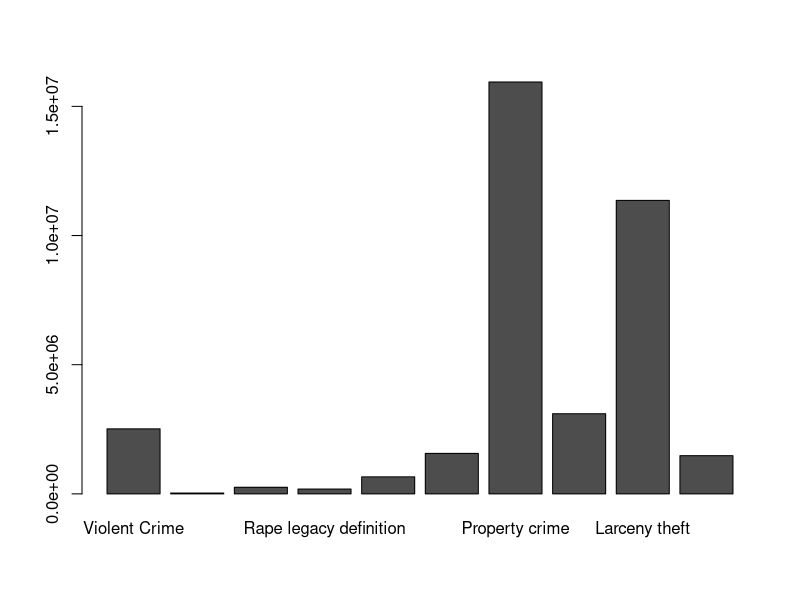
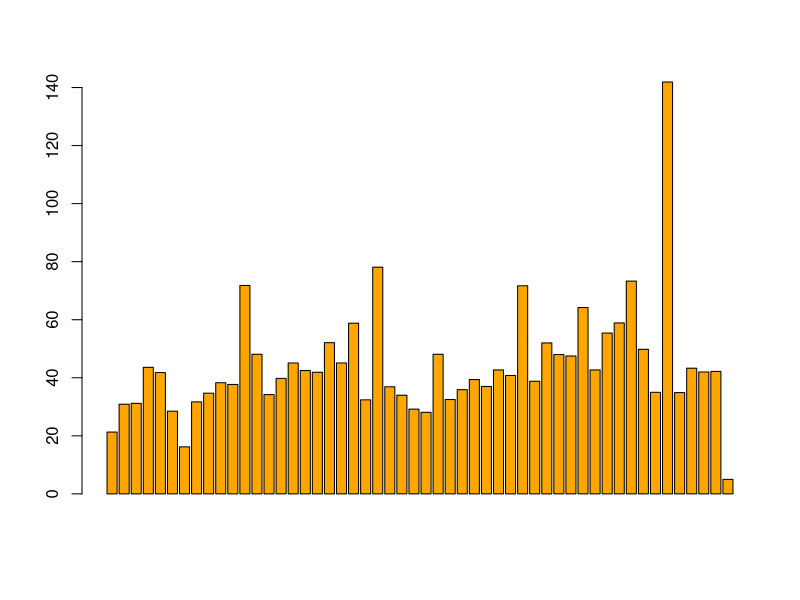
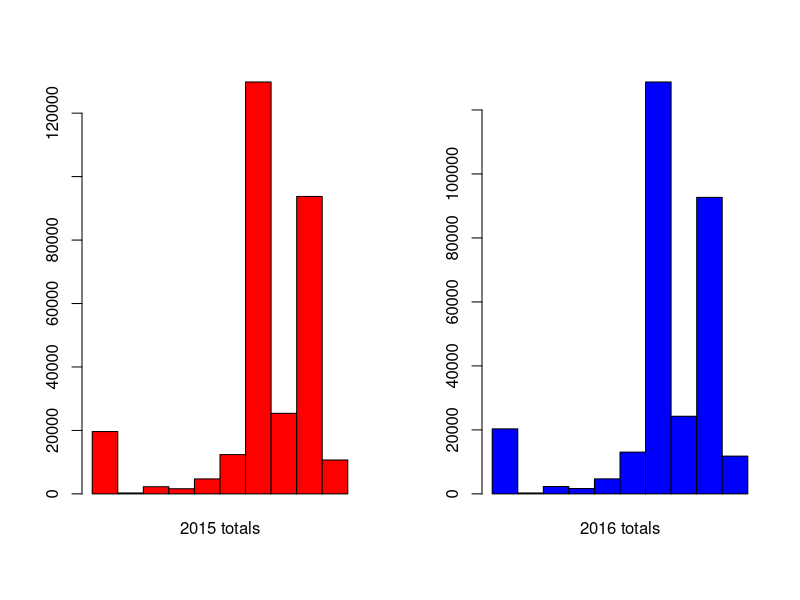
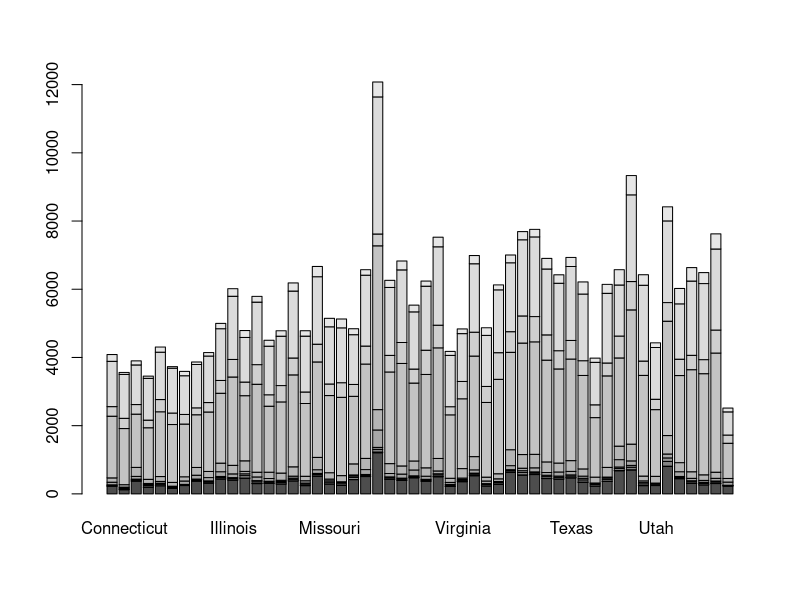
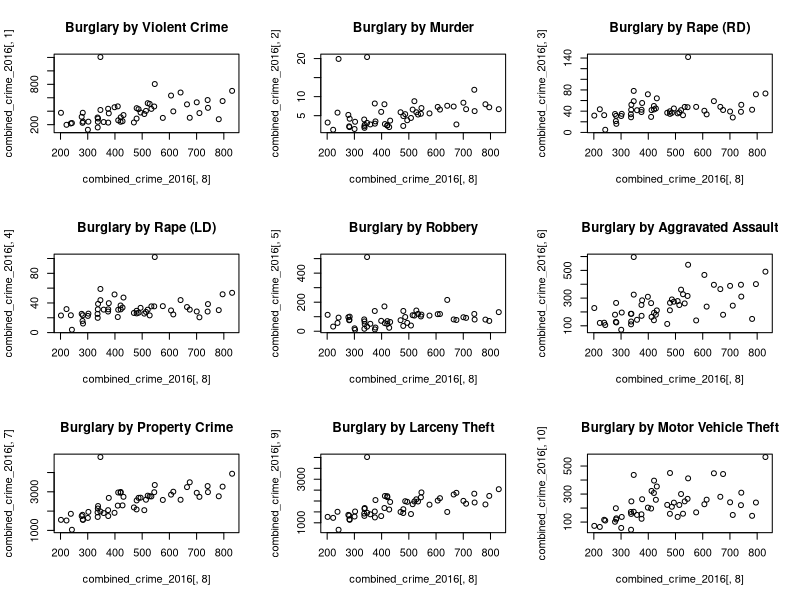
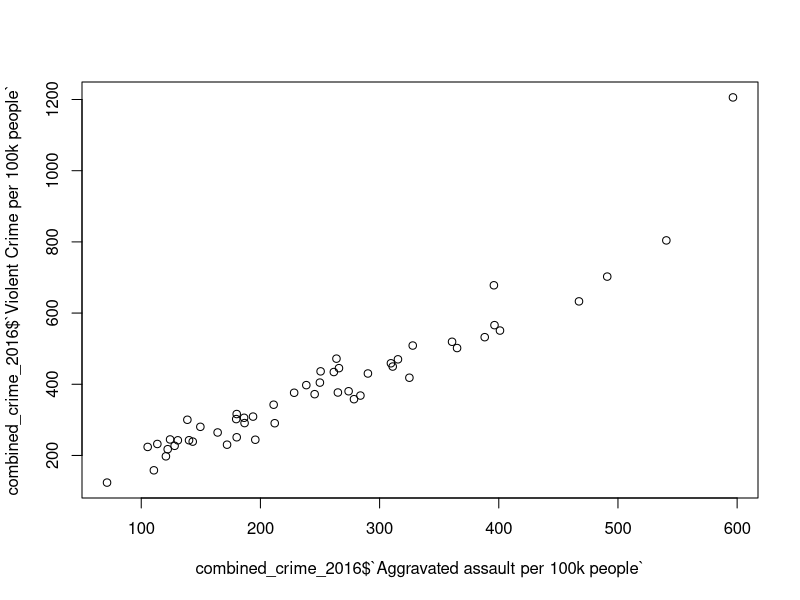

R code for these plots, in order:
## ---- chunk 1
knitr::opts_chunk$set(echo = TRUE)
## ---- chunk 2
#This is all the code we need to set up all our data
#Read in csv file
crime <- read.csv("table-2.csv")
#Remove useless row on bottom
crime <- crime[-c(133),]
#Rename columns appropriately
names(crime) <- c("Region", "Year", "Population", "Violent Crime", "Violent Crime per 100k people", "Murder and nonnegligent manslaughter", "Murder and nonnegligent manslaughter per 100k people", "Rape revised definition", "Rape revised definition per 100k people", "Rape legacy definition", "Rape legacy definition per 100k people", "Robbery", "Robbery per 100k people", "Aggravated assault", "Aggravated assault per 100k people", "Property crime", "Property crime per 100k people", "Burglary", "Burglary per 100k people", "Larceny theft", "Larceny theft per 100k people", "Motor vehicle theft", "Motor vehicle theft per 100k people")
#Copy the row names so they each match for years 2015 and 2016
crime[seq(2,132,2),]$Region <- crime[seq(1,131,2),]$Region

#This next block of code cerates 10 sub-sets of the main data frame in order to make it easier to view certain parts at a time
#Creates a data frame with only the 2015 crime data
crime_2015 <- crime[seq(1,131,2),]
#Creates a data frame with only the 2016 crime data
crime_2016 <- crime[seq(2,132,2),]
#Creates a data fram with only the states crime data (Plus Puerto Rico and D.C.)
crime_states <- crime[-c(1,2,3,4,5,6,19,20,27,28,29,30,41,42,57,58,59,60,79,80,89,90,99,100,101,102,119,120),]
#Creates a data fram with only the larger regions crime data
crime_regions <- crime[c(1,2,3,4,5,6,19,20,27,28,29,30,41,42,57,58,59,60,79,80,89,90,99,100,101,102,119,120),]
#Creates separate data frames for the two years for both the states data frame and the regions one
crime_states_2015 <- crime_states[seq(1,103,2),]
crime_states_2016 <- crime_states[seq(2,104,2),]
crime_regions_2015 <- crime_regions[seq(1,27,2),]
crime_regions_2016 <- crime_regions[seq(2,28,2),]
#Creates a data frame called combined_crime_2015 that lists the 10 different crime rates for each state in 2015
combined_crime_2015 <- crime_states_2015[,-c(2,3,4,6,8,10,12,14,16,18,20,22)]
rownames(combined_crime_2015) <- combined_crime_2015$Region
combined_crime_2015 <- combined_crime_2015[,2:11]
#Creates a data frame called combined_crime_2016 that lists the 10 different crime rates for each state in 2016
combined_crime_2016 <- crime_states_2016[,-c(2,3,4,6,8,10,12,14,16,18,20,22)]
rownames(combined_crime_2016) <- combined_crime_2016$Region
combined_crime_2016 <- combined_crime_2016[,2:11]
## ---- chunk 3
#Bar graph comparing the different types of crime by how many times each has been committed
#GRAPH 1
barplot(t(c(crime[1,seq(4,23,2)]+crime[2,seq(4,23,2)])))
## ---- chunk 4
#Plot for Alaska having the highest rape rate by a lot compared to other states
#GRAPH 2
barplot(crime_states_2016$`Rape revised definition per 100k people`, col="orange")
## ---- chunk 5
#Process of creating the data frame to be used to compare the two years
#First part for 2015
crime_total_2015 <- rbind(combined_crime_2015, c(sum(combined_crime_2015$`Violent Crime per 100k people`), sum(combined_crime_2015$`Murder and nonnegligent manslaughter per 100k people`), sum(combined_crime_2015$`Rape revised definition per 100k people`), sum(combined_crime_2015$`Rape legacy definition per 100k people`), sum(combined_crime_2015$`Robbery per 100k people`), sum(combined_crime_2015$`Aggravated assault per 100k people`), sum(combined_crime_2015$`Property crime per 100k people`), sum(combined_crime_2015$`Burglary per 100k people`), sum(combined_crime_2015$`Larceny theft per 100k people`), sum(combined_crime_2015$`Motor vehicle theft per 100k people`)))
rownames(crime_total_2015)[53] <- "2015 totals"
crime_total_2015<- crime_total_2015[53,1:10]
#Second part for 2016
crime_total_2016 <- rbind(combined_crime_2016, c(sum(combined_crime_2016$`Violent Crime per 100k people`), sum(combined_crime_2016$`Murder and nonnegligent manslaughter per 100k people`), sum(combined_crime_2016$`Rape revised definition per 100k people`), sum(combined_crime_2016$`Rape legacy definition per 100k people`), sum(combined_crime_2016$`Robbery per 100k people`), sum(combined_crime_2016$`Aggravated assault per 100k people`), sum(combined_crime_2016$`Property crime per 100k people`), sum(combined_crime_2016$`Burglary per 100k people`), sum(combined_crime_2016$`Larceny theft per 100k people`), sum(combined_crime_2016$`Motor vehicle theft per 100k people`)))
rownames(crime_total_2016)[53] <- "2016 totals"
crime_total_2016 <- crime_total_2016[53,1:10]
#Putting the parts together
crime_total <- rbind(crime_total_2015, crime_total_2016)
#GRAPH 3 & 4 now the same because of par
par(mfrow=c(1,2))
barplot(t(crime_total[1,]), col="red", beside=TRUE)
barplot(t(crime_total[2,]), col="blue", beside=TRUE)
## ---- chunk 6
#Bar graph of the combined crime rates for 2016 by state
#GRAPH HERE 5
par(mfrow=c(1,1))
barplot(t(combined_crime_2016))
## ---- chunk 7
#This block creates the 'pairs plot' for burglary to show that it doesn't really corrolate to other types of crime
#GRAPH 6
par(mfrow=c(3,3))
plot(combined_crime_2016[,8], combined_crime_2016[,1], main="Burglary by Violent Crime")
plot(combined_crime_2016[,8], combined_crime_2016[,2], main="Burglary by Murder")
plot(combined_crime_2016[,8], combined_crime_2016[,3], main="Burglary by Rape (RD)")
plot(combined_crime_2016[,8], combined_crime_2016[,4], main="Burglary by Rape (LD)")
plot(combined_crime_2016[,8], combined_crime_2016[,5], main="Burglary by Robbery")
plot(combined_crime_2016[,8], combined_crime_2016[,6], main="Burglary by Aggravated Assault")
plot(combined_crime_2016[,8], combined_crime_2016[,7], main="Burglary by Property Crime")
plot(combined_crime_2016[,8], combined_crime_2016[,9], main="Burglary by Larceny Theft")
plot(combined_crime_2016[,8], combined_crime_2016[,10], main="Burglary by Motor Vehicle Theft")
## ---- chunk 8
#Graph for aggravated assault vs violent crime becuase they have the strongest correlation among the crime types as found using a pairs plot
#GRAPH 7
par(mfrow=c(1,1))
plot(combined_crime_2016$`Aggravated assault per 100k people`, combined_crime_2016$`Violent Crime per 100k people`)
## ---- chunk 9
#This gives the p-value for the correlation of aggravated assault and violent crime
t.test(combined_crime_2016$`Aggravated assault per 100k people`, combined_crime_2016$`Violent Crime per 100k people`)
